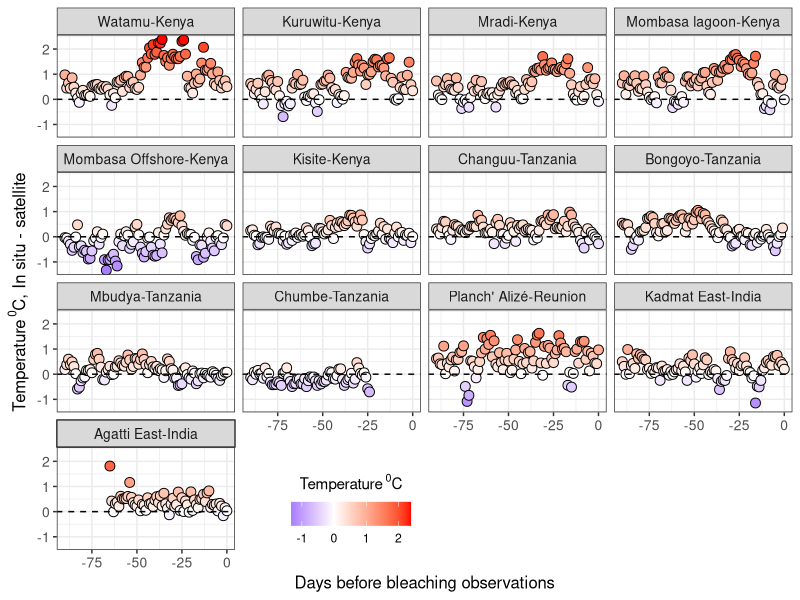

Generate this figure with R: (Note: this script raises an error after producing the figure.)
rm(list = ls())

library(dplyr)
library(reshape2)
library(ggplot2)
library(here)
# Load data of matched satellite and insitu SST data 90 days before bleaching observations. Temperature differences (Insitu - Satellite) have been precalculated in the sheet 
dat <- read.csv(here("data","90DaySat_Insitu_Diff.csv"))
dat2 <- dat %>%
  melt(id.vars="Days_Index", measure.vars=c(27:39), variable.name="Site", value.name = "values")
dat2$Site1 <- ordered (dat2$Site, levels= c("Watamu","Kuruwitu","Mradi","Mombasa_lagoon","Mombasa_Offshore","Kisite","Changuu","Bongoyo","Mbudya","Chumbe","Planch_Aliz","Potato_Patch","Japanese_Garden"), labels= c("Watamu-Kenya","Kuruwitu-Kenya","Mradi-Kenya","Mombasa lagoon-Kenya","Mombasa Offshore-Kenya","Kisite-Kenya","Changuu-Tanzania","Bongoyo-Tanzania","Mbudya-Tanzania","Chumbe-Tanzania","Planch' Alizé-Reunion","Kadmat East-India","Agatti East-India"))

#plot data
ggsat_Insitu_Diff <- ggplot(data = dat2, aes(x=Days_Index, y=values)) + geom_point(aes(fill=values), shape=21 , size=3) + facet_wrap(~Site1) + geom_abline(slope =  0, intercept = 0, lty=2) + theme_bw() + ylab (expression(paste("Temperature"^" 0","C, In situ - satellite"))) + xlab ("Days before bleaching observations") + scale_fill_gradient2(low = "blue", high="red")+ theme(legend.position = c(0.4,0.08),strip.text.x = element_text(size=10), axis.title = element_text(size=12), axis.text = element_text(size=10), legend.box = "vertical", legend.direction = "horizontal") + labs(fill=expression(paste("Temperature"^" 0","C"))) + guides(fill = guide_colourbar(title.position="top", title.hjust = 0.5))

ggsat_Insitu_Diff

#Save as .eps 
postscript(file=here("plots","Fig_Insitu_Sat_Diff.eps"), width=7.5, height=6)
ggsat_Insitu_Diff
dev.off()
